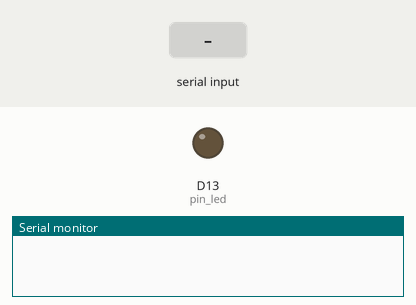
Recording of a sketch running on a simulated Arduino Zero (SAMD21). Parts: output pins drawn as LEDs (lit = HIGH), the last lines printed to the serial monitor. Dashed ring = blinking. Inputs (shaded band) come from the test bench. Pins used as bus, display or sensor lines are not drawn.

Above: at 1.2 s.
1.3 s: "1" received over the second serial link
At 2.4 s:
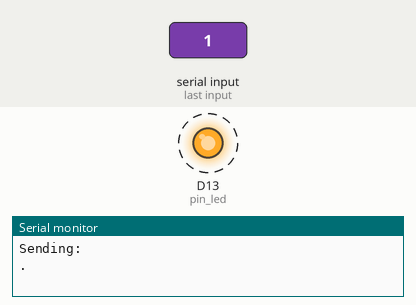
Timing chart, 0 to 10.3 s (numbered marks = the images above; inputs shaded):
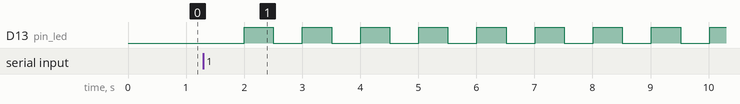

Measured:
- by itself, D13 (pin_led): alternates HIGH for 0.50 s and LOW for 0.50 s

The sketch:

v1.04.ino
```cpp
unsigned long trigger;
unsigned long period = 500;
unsigned char ledon;
unsigned char sending;
unsigned char started;
int pin_reset = 2;
int pin_led = 13;


void conn()
{
  Serial5.begin(57600);

  delay(3000);

  if (Serial5.available() > 0)
  {
    Serial5.write("mac join otaa\n\r");


  }

}

void sen()
{

  if (Serial5.available() > 0)
  {
    Serial5.write("mac tx uncnf 8 5555\n\r");


  }
}

void setup() {

  pinMode(pin_reset, OUTPUT);
  digitalWrite(pin_reset, LOW); // reset-disable RN2483

  SerialUSB.begin(57600);

  pinMode(pin_led, OUTPUT);
  digitalWrite(pin_led, LOW);

  trigger = millis() + 2000;
  ledon = 0;
  sending = 0;
  started = 0;

  //conn();


}

void loop() {

  char ch;

  if (Serial5.available() > 0) {
    ch = Serial5.read();
    if (ch != '$') {
      if (!sending) {
        SerialUSB.print("Sending: \n\r");
        sending = 1;
      }

      Serial5.write(ch);
    }
    else {
      sending = 0;
      Serial5.write(13);
      Serial5.write(10);
    }
  }
  if (Serial5.available() > 0) {
    SerialUSB.write(Serial5.read());
  }

  if (millis() > trigger) {
    if (!started) {
      SerialUSB.print(".\n\r");
      digitalWrite(pin_reset, HIGH); // enable RN2483
      started = 1;
    }
    if (ledon) {
      digitalWrite(pin_led, LOW);
      ledon = 0;
    }
    else {
      digitalWrite(pin_led, HIGH);
      ledon = 1;
    }
    trigger = millis() + period;
  }

  //delay(5000);

  //sen();
}
```
